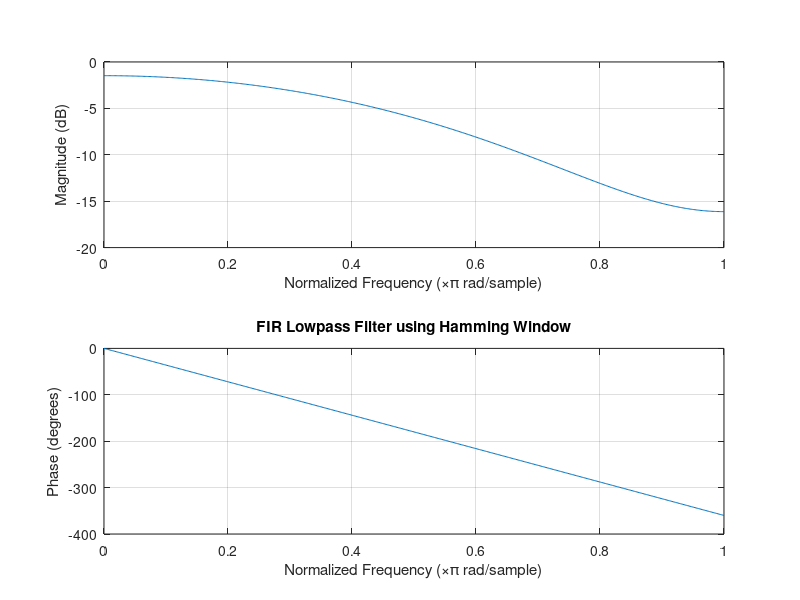

MATLAB code for this plot:
clc;
clear varse;
close all;
fc=250;
fs=1000;
M=input('enter the number');
wc=2*pi*fc/fs;
alp=(M-1)/2;
hd=[];
for n=0:M-1
    if (n==2)
        x=wc/pi;
        hd=[hd x];
    else
        y=(sin((n-alp)*wc))/((n-alp)*pi);
        hd=[hd y];
    end
end
wn=[];
for i=0:M-1
    y=0.54-0.46*cos((2*pi*i)/(M-1));
    wn=[wn y];
end
hn=hd.*wn;
freqz(hn,1);
title('FIR Lowpass Filter using Hamming Window')


        